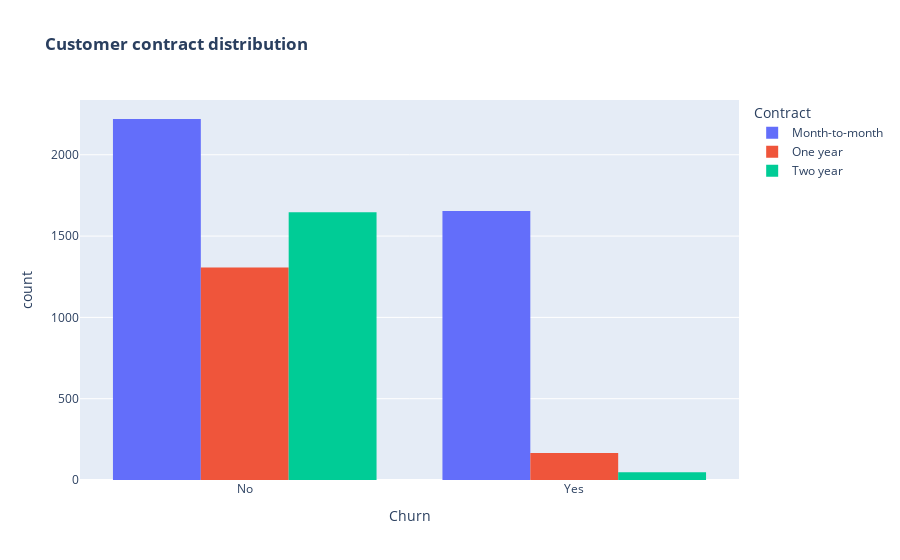

The code cell stored with this chart in its notebook:
### Code cell
fig=px.histogram(data,x='Churn',barmode='group',color='Contract',title="<b>Customer contract distribution<b>")
fig.show()

### Figure 1 — Plotly figure (JSON) as saved in the notebook; plotly's stock layout.template omitted (floating-point values rounded to 4 significant figures; data arrays with more than 128 entries replaced by an {"elided": "..."} marker saying what was removed)
{"data": [{"alignmentgroup": "True", "bingroup": "x", "hovertemplate": "Contract=Month-to-month<br>Churn=%{x}<br>count=%{y}<extra></extra>", "legendgroup": "Month-to-month", "marker": {"color": "#636efa", "pattern": {"shape": ""}}, "name": "Month-to-month", "offsetgroup": "Month-to-month", "orientation": "v", "showlegend": true, "type": "histogram", "x": {"elided": "3875 str values"}, "xaxis": "x", "yaxis": "y"}, {"alignmentgroup": "True", "bingroup": "x", "hovertemplate": "Contract=One year<br>Churn=%{x}<br>count=%{y}<extra></extra>", "legendgroup": "One year", "marker": {"color": "#EF553B", "pattern": {"shape": ""}}, "name": "One year", "offsetgroup": "One year", "orientation": "v", "showlegend": true, "type": "histogram", "x": {"elided": "1473 str values"}, "xaxis": "x", "yaxis": "y"}, {"alignmentgroup": "True", "bingroup": "x", "hovertemplate": "Contract=Two year<br>Churn=%{x}<br>count=%{y}<extra></extra>", "legendgroup": "Two year", "marker": {"color": "#00cc96", "pattern": {"shape": ""}}, "name": "Two year", "offsetgroup": "Two year", "orientation": "v", "showlegend": true, "type": "histogram", "x": {"elided": "1695 str values"}, "xaxis": "x", "yaxis": "y"}], "layout": {"barmode": "group", "legend": {"title": {"text": "Contract"}, "tracegroupgap": 0}, "title": {"text": "<b>Customer contract distribution<b>"}, "xaxis": {"anchor": "y", "domain": [0, 1], "title": {"text": "Churn"}}, "yaxis": {"anchor": "x", "domain": [0, 1], "title": {"text": "count"}}}}
